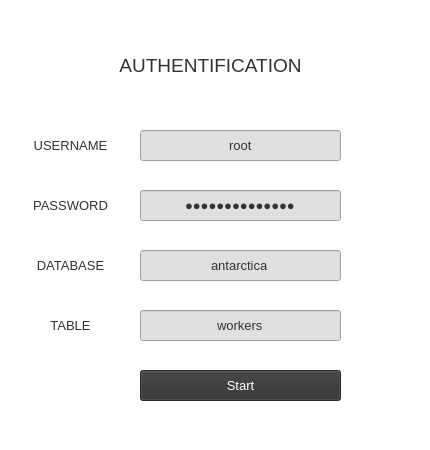
<?xml version="1.0" encoding="UTF-8"?>
<ui version="4.0">
 <class>Form</class>
 <widget class="QWidget" name="Form">
  <property name="geometry">
   <rect>
    <x>0</x>
    <y>0</y>
    <width>430</width>
    <height>450</height>
   </rect>
  </property>
  <property name="maximumSize">
   <size>
    <width>430</width>
    <height>450</height>
   </size>
  </property>
  <property name="font">
   <font>
    <pointsize>14</pointsize>
   </font>
  </property>
  <property name="windowTitle">
   <string>Form</string>
  </property>
  <property name="styleSheet">
   <string notr="true">background-color: rgb(255, 255, 255);</string>
  </property>
  <widget class="QLabel" name="label">
   <property name="geometry">
    <rect>
     <x>10</x>
     <y>50</y>
     <width>401</width>
     <height>31</height>
    </rect>
   </property>
   <property name="palette">
    <palette>
     <active>
      <colorrole role="WindowText">
       <brush brushstyle="SolidPattern">
        <color alpha="255">
         <red>50</red>
         <green>50</green>
         <blue>50</blue>
        </color>
       </brush>
      </colorrole>
      <colorrole role="Button">
       <brush brushstyle="SolidPattern">
        <color alpha="255">
         <red>255</red>
         <green>255</green>
         <blue>255</blue>
        </color>
       </brush>
      </colorrole>
      <colorrole role="Text">
       <brush brushstyle="SolidPattern">
        <color alpha="255">
         <red>50</red>
         <green>50</green>
         <blue>50</blue>
        </color>
       </brush>
      </colorrole>
      <colorrole role="ButtonText">
       <brush brushstyle="SolidPattern">
        <color alpha="255">
         <red>50</red>
         <green>50</green>
         <blue>50</blue>
        </color>
       </brush>
      </colorrole>
      <colorrole role="Base">
       <brush brushstyle="SolidPattern">
        <color alpha="255">
         <red>255</red>
         <green>255</green>
         <blue>255</blue>
        </color>
       </brush>
      </colorrole>
      <colorrole role="Window">
       <brush brushstyle="SolidPattern">
        <color alpha="255">
         <red>255</red>
         <green>255</green>
         <blue>255</blue>
        </color>
       </brush>
      </colorrole>
     </active>
     <inactive>
      <colorrole role="WindowText">
       <brush brushstyle="SolidPattern">
        <color alpha="255">
         <red>50</red>
         <green>50</green>
         <blue>50</blue>
        </color>
       </brush>
      </colorrole>
      <colorrole role="Button">
       <brush brushstyle="SolidPattern">
        <color alpha="255">
         <red>255</red>
         <green>255</green>
         <blue>255</blue>
        </color>
       </brush>
      </colorrole>
      <colorrole role="Text">
       <brush brushstyle="SolidPattern">
        <color alpha="255">
         <red>50</red>
         <green>50</green>
         <blue>50</blue>
        </color>
       </brush>
      </colorrole>
      <colorrole role="ButtonText">
       <brush brushstyle="SolidPattern">
        <color alpha="255">
         <red>50</red>
         <green>50</green>
         <blue>50</blue>
        </color>
       </brush>
      </colorrole>
      <colorrole role="Base">
       <brush brushstyle="SolidPattern">
        <color alpha="255">
         <red>255</red>
         <green>255</green>
         <blue>255</blue>
        </color>
       </brush>
      </colorrole>
      <colorrole role="Window">
       <brush brushstyle="SolidPattern">
        <color alpha="255">
         <red>255</red>
         <green>255</green>
         <blue>255</blue>
        </color>
       </brush>
      </colorrole>
     </inactive>
     <disabled>
      <colorrole role="WindowText">
       <brush brushstyle="SolidPattern">
        <color alpha="255">
         <red>50</red>
         <green>50</green>
         <blue>50</blue>
        </color>
       </brush>
      </colorrole>
      <colorrole role="Button">
       <brush brushstyle="SolidPattern">
        <color alpha="255">
         <red>255</red>
         <green>255</green>
         <blue>255</blue>
        </color>
       </brush>
      </colorrole>
      <colorrole role="Text">
       <brush brushstyle="SolidPattern">
        <color alpha="255">
         <red>50</red>
         <green>50</green>
         <blue>50</blue>
        </color>
       </brush>
      </colorrole>
      <colorrole role="ButtonText">
       <brush brushstyle="SolidPattern">
        <color alpha="255">
         <red>50</red>
         <green>50</green>
         <blue>50</blue>
        </color>
       </brush>
      </colorrole>
      <colorrole role="Base">
       <brush brushstyle="SolidPattern">
        <color alpha="255">
         <red>255</red>
         <green>255</green>
         <blue>255</blue>
        </color>
       </brush>
      </colorrole>
      <colorrole role="Window">
       <brush brushstyle="SolidPattern">
        <color alpha="255">
         <red>255</red>
         <green>255</green>
         <blue>255</blue>
        </color>
       </brush>
      </colorrole>
     </disabled>
    </palette>
   </property>
   <property name="font">
    <font>
     <family>MS Shell Dlg 2</family>
     <pointsize>14</pointsize>
     <weight>50</weight>
     <italic>false</italic>
     <bold>false</bold>
    </font>
   </property>
   <property name="styleSheet">
    <string notr="true">color: rgb(50, 50, 50);</string>
   </property>
   <property name="text">
    <string>AUTHENTIFICATION</string>
   </property>
   <property name="textFormat">
    <enum>Qt::PlainText</enum>
   </property>
   <property name="alignment">
    <set>Qt::AlignCenter</set>
   </property>
  </widget>
  <widget class="QLabel" name="label_username">
   <property name="geometry">
    <rect>
     <x>20</x>
     <y>130</y>
     <width>101</width>
     <height>31</height>
    </rect>
   </property>
   <property name="palette">
    <palette>
     <active>
      <colorrole role="WindowText">
       <brush brushstyle="SolidPattern">
        <color alpha="255">
         <red>50</red>
         <green>50</green>
         <blue>50</blue>
        </color>
       </brush>
      </colorrole>
      <colorrole role="Button">
       <brush brushstyle="SolidPattern">
        <color alpha="255">
         <red>255</red>
         <green>255</green>
         <blue>255</blue>
        </color>
       </brush>
      </colorrole>
      <colorrole role="Text">
       <brush brushstyle="SolidPattern">
        <color alpha="255">
         <red>50</red>
         <green>50</green>
         <blue>50</blue>
        </color>
       </brush>
      </colorrole>
      <colorrole role="ButtonText">
       <brush brushstyle="SolidPattern">
        <color alpha="255">
         <red>50</red>
         <green>50</green>
         <blue>50</blue>
        </color>
       </brush>
      </colorrole>
      <colorrole role="Base">
       <brush brushstyle="SolidPattern">
        <color alpha="255">
         <red>255</red>
         <green>255</green>
         <blue>255</blue>
        </color>
       </brush>
      </colorrole>
      <colorrole role="Window">
       <brush brushstyle="SolidPattern">
        <color alpha="255">
         <red>255</red>
         <green>255</green>
         <blue>255</blue>
        </color>
       </brush>
      </colorrole>
     </active>
     <inactive>
      <colorrole role="WindowText">
       <brush brushstyle="SolidPattern">
        <color alpha="255">
         <red>50</red>
         <green>50</green>
         <blue>50</blue>
        </color>
       </brush>
      </colorrole>
      <colorrole role="Button">
       <brush brushstyle="SolidPattern">
        <color alpha="255">
         <red>255</red>
         <green>255</green>
         <blue>255</blue>
        </color>
       </brush>
      </colorrole>
      <colorrole role="Text">
       <brush brushstyle="SolidPattern">
        <color alpha="255">
         <red>50</red>
         <green>50</green>
         <blue>50</blue>
        </color>
       </brush>
      </colorrole>
      <colorrole role="ButtonText">
       <brush brushstyle="SolidPattern">
        <color alpha="255">
         <red>50</red>
         <green>50</green>
         <blue>50</blue>
        </color>
       </brush>
      </colorrole>
      <colorrole role="Base">
       <brush brushstyle="SolidPattern">
        <color alpha="255">
         <red>255</red>
         <green>255</green>
         <blue>255</blue>
        </color>
       </brush>
      </colorrole>
      <colorrole role="Window">
       <brush brushstyle="SolidPattern">
        <color alpha="255">
         <red>255</red>
         <green>255</green>
         <blue>255</blue>
        </color>
       </brush>
      </colorrole>
     </inactive>
     <disabled>
      <colorrole role="WindowText">
       <brush brushstyle="SolidPattern">
        <color alpha="255">
         <red>50</red>
         <green>50</green>
         <blue>50</blue>
        </color>
       </brush>
      </colorrole>
      <colorrole role="Button">
       <brush brushstyle="SolidPattern">
        <color alpha="255">
         <red>255</red>
         <green>255</green>
         <blue>255</blue>
        </color>
       </brush>
      </colorrole>
      <colorrole role="Text">
       <brush brushstyle="SolidPattern">
        <color alpha="255">
         <red>50</red>
         <green>50</green>
         <blue>50</blue>
        </color>
       </brush>
      </colorrole>
      <colorrole role="ButtonText">
       <brush brushstyle="SolidPattern">
        <color alpha="255">
         <red>50</red>
         <green>50</green>
         <blue>50</blue>
        </color>
       </brush>
      </colorrole>
      <colorrole role="Base">
       <brush brushstyle="SolidPattern">
        <color alpha="255">
         <red>255</red>
         <green>255</green>
         <blue>255</blue>
        </color>
       </brush>
      </colorrole>
      <colorrole role="Window">
       <brush brushstyle="SolidPattern">
        <color alpha="255">
         <red>255</red>
         <green>255</green>
         <blue>255</blue>
        </color>
       </brush>
      </colorrole>
     </disabled>
    </palette>
   </property>
   <property name="font">
    <font>
     <family>MS Shell Dlg 2</family>
     <pointsize>10</pointsize>
     <weight>50</weight>
     <italic>false</italic>
     <bold>false</bold>
    </font>
   </property>
   <property name="styleSheet">
    <string notr="true">color: rgb(50,50,50)</string>
   </property>
   <property name="text">
    <string>USERNAME</string>
   </property>
   <property name="textFormat">
    <enum>Qt::PlainText</enum>
   </property>
   <property name="alignment">
    <set>Qt::AlignCenter</set>
   </property>
  </widget>
  <widget class="QLabel" name="label_psw">
   <property name="geometry">
    <rect>
     <x>20</x>
     <y>190</y>
     <width>101</width>
     <height>31</height>
    </rect>
   </property>
   <property name="palette">
    <palette>
     <active>
      <colorrole role="WindowText">
       <brush brushstyle="SolidPattern">
        <color alpha="255">
         <red>50</red>
         <green>50</green>
         <blue>50</blue>
        </color>
       </brush>
      </colorrole>
      <colorrole role="Button">
       <brush brushstyle="SolidPattern">
        <color alpha="255">
         <red>255</red>
         <green>255</green>
         <blue>255</blue>
        </color>
       </brush>
      </colorrole>
      <colorrole role="Text">
       <brush brushstyle="SolidPattern">
        <color alpha="255">
         <red>50</red>
         <green>50</green>
         <blue>50</blue>
        </color>
       </brush>
      </colorrole>
      <colorrole role="ButtonText">
       <brush brushstyle="SolidPattern">
        <color alpha="255">
         <red>50</red>
         <green>50</green>
         <blue>50</blue>
        </color>
       </brush>
      </colorrole>
      <colorrole role="Base">
       <brush brushstyle="SolidPattern">
        <color alpha="255">
         <red>255</red>
         <green>255</green>
         <blue>255</blue>
        </color>
       </brush>
      </colorrole>
      <colorrole role="Window">
       <brush brushstyle="SolidPattern">
        <color alpha="255">
         <red>255</red>
         <green>255</green>
         <blue>255</blue>
        </color>
       </brush>
      </colorrole>
     </active>
     <inactive>
      <colorrole role="WindowText">
       <brush brushstyle="SolidPattern">
        <color alpha="255">
         <red>50</red>
         <green>50</green>
         <blue>50</blue>
        </color>
       </brush>
      </colorrole>
      <colorrole role="Button">
       <brush brushstyle="SolidPattern">
        <color alpha="255">
         <red>255</red>
         <green>255</green>
         <blue>255</blue>
        </color>
       </brush>
      </colorrole>
      <colorrole role="Text">
       <brush brushstyle="SolidPattern">
        <color alpha="255">
         <red>50</red>
         <green>50</green>
         <blue>50</blue>
        </color>
       </brush>
      </colorrole>
      <colorrole role="ButtonText">
       <brush brushstyle="SolidPattern">
        <color alpha="255">
         <red>50</red>
         <green>50</green>
         <blue>50</blue>
        </color>
       </brush>
      </colorrole>
      <colorrole role="Base">
       <brush brushstyle="SolidPattern">
        <color alpha="255">
         <red>255</red>
         <green>255</green>
         <blue>255</blue>
        </color>
       </brush>
      </colorrole>
      <colorrole role="Window">
       <brush brushstyle="SolidPattern">
        <color alpha="255">
         <red>255</red>
         <green>255</green>
         <blue>255</blue>
        </color>
       </brush>
      </colorrole>
     </inactive>
     <disabled>
      <colorrole role="WindowText">
       <brush brushstyle="SolidPattern">
        <color alpha="255">
         <red>50</red>
         <green>50</green>
         <blue>50</blue>
        </color>
       </brush>
      </colorrole>
      <colorrole role="Button">
       <brush brushstyle="SolidPattern">
        <color alpha="255">
         <red>255</red>
         <green>255</green>
         <blue>255</blue>
        </color>
       </brush>
      </colorrole>
      <colorrole role="Text">
       <brush brushstyle="SolidPattern">
        <color alpha="255">
         <red>50</red>
         <green>50</green>
         <blue>50</blue>
        </color>
       </brush>
      </colorrole>
      <colorrole role="ButtonText">
       <brush brushstyle="SolidPattern">
        <color alpha="255">
         <red>50</red>
         <green>50</green>
         <blue>50</blue>
        </color>
       </brush>
      </colorrole>
      <colorrole role="Base">
       <brush brushstyle="SolidPattern">
        <color alpha="255">
         <red>255</red>
         <green>255</green>
         <blue>255</blue>
        </color>
       </brush>
      </colorrole>
      <colorrole role="Window">
       <brush brushstyle="SolidPattern">
        <color alpha="255">
         <red>255</red>
         <green>255</green>
         <blue>255</blue>
        </color>
       </brush>
      </colorrole>
     </disabled>
    </palette>
   </property>
   <property name="font">
    <font>
     <family>MS Shell Dlg 2</family>
     <pointsize>10</pointsize>
     <weight>50</weight>
     <italic>false</italic>
     <bold>false</bold>
    </font>
   </property>
   <property name="styleSheet">
    <string notr="true">color: rgb(50,50,50)</string>
   </property>
   <property name="text">
    <string>PASSWORD</string>
   </property>
   <property name="textFormat">
    <enum>Qt::PlainText</enum>
   </property>
   <property name="alignment">
    <set>Qt::AlignCenter</set>
   </property>
  </widget>
  <widget class="QLabel" name="label_dbname">
   <property name="geometry">
    <rect>
     <x>20</x>
     <y>250</y>
     <width>101</width>
     <height>31</height>
    </rect>
   </property>
   <property name="palette">
    <palette>
     <active>
      <colorrole role="WindowText">
       <brush brushstyle="SolidPattern">
        <color alpha="255">
         <red>50</red>
         <green>50</green>
         <blue>50</blue>
        </color>
       </brush>
      </colorrole>
      <colorrole role="Button">
       <brush brushstyle="SolidPattern">
        <color alpha="255">
         <red>255</red>
         <green>255</green>
         <blue>255</blue>
        </color>
       </brush>
      </colorrole>
      <colorrole role="Text">
       <brush brushstyle="SolidPattern">
        <color alpha="255">
         <red>50</red>
         <green>50</green>
         <blue>50</blue>
        </color>
       </brush>
      </colorrole>
      <colorrole role="ButtonText">
       <brush brushstyle="SolidPattern">
        <color alpha="255">
         <red>50</red>
         <green>50</green>
         <blue>50</blue>
        </color>
       </brush>
      </colorrole>
      <colorrole role="Base">
       <brush brushstyle="SolidPattern">
        <color alpha="255">
         <red>255</red>
         <green>255</green>
         <blue>255</blue>
        </color>
       </brush>
      </colorrole>
      <colorrole role="Window">
       <brush brushstyle="SolidPattern">
        <color alpha="255">
         <red>255</red>
         <green>255</green>
         <blue>255</blue>
        </color>
       </brush>
      </colorrole>
     </active>
     <inactive>
      <colorrole role="WindowText">
       <brush brushstyle="SolidPattern">
        <color alpha="255">
         <red>50</red>
         <green>50</green>
         <blue>50</blue>
        </color>
       </brush>
      </colorrole>
      <colorrole role="Button">
       <brush brushstyle="SolidPattern">
        <color alpha="255">
         <red>255</red>
         <green>255</green>
         <blue>255</blue>
        </color>
       </brush>
      </colorrole>
      <colorrole role="Text">
       <brush brushstyle="SolidPattern">
        <color alpha="255">
         <red>50</red>
         <green>50</green>
         <blue>50</blue>
        </color>
       </brush>
      </colorrole>
      <colorrole role="ButtonText">
       <brush brushstyle="SolidPattern">
        <color alpha="255">
         <red>50</red>
         <green>50</green>
         <blue>50</blue>
        </color>
       </brush>
      </colorrole>
      <colorrole role="Base">
       <brush brushstyle="SolidPattern">
        <color alpha="255">
         <red>255</red>
         <green>255</green>
         <blue>255</blue>
        </color>
       </brush>
      </colorrole>
      <colorrole role="Window">
       <brush brushstyle="SolidPattern">
        <color alpha="255">
         <red>255</red>
         <green>255</green>
         <blue>255</blue>
        </color>
       </brush>
      </colorrole>
     </inactive>
     <disabled>
      <colorrole role="WindowText">
       <brush brushstyle="SolidPattern">
        <color alpha="255">
         <red>50</red>
         <green>50</green>
         <blue>50</blue>
        </color>
       </brush>
      </colorrole>
      <colorrole role="Button">
       <brush brushstyle="SolidPattern">
        <color alpha="255">
         <red>255</red>
         <green>255</green>
         <blue>255</blue>
        </color>
       </brush>
      </colorrole>
      <colorrole role="Text">
       <brush brushstyle="SolidPattern">
        <color alpha="255">
         <red>50</red>
         <green>50</green>
         <blue>50</blue>
        </color>
       </brush>
      </colorrole>
      <colorrole role="ButtonText">
       <brush brushstyle="SolidPattern">
        <color alpha="255">
         <red>50</red>
         <green>50</green>
         <blue>50</blue>
        </color>
       </brush>
      </colorrole>
      <colorrole role="Base">
       <brush brushstyle="SolidPattern">
        <color alpha="255">
         <red>255</red>
         <green>255</green>
         <blue>255</blue>
        </color>
       </brush>
      </colorrole>
      <colorrole role="Window">
       <brush brushstyle="SolidPattern">
        <color alpha="255">
         <red>255</red>
         <green>255</green>
         <blue>255</blue>
        </color>
       </brush>
      </colorrole>
     </disabled>
    </palette>
   </property>
   <property name="font">
    <font>
     <family>MS Shell Dlg 2</family>
     <pointsize>10</pointsize>
     <weight>50</weight>
     <italic>false</italic>
     <bold>false</bold>
    </font>
   </property>
   <property name="styleSheet">
    <string notr="true">color: rgb(50,50,50)</string>
   </property>
   <property name="text">
    <string>DATABASE</string>
   </property>
   <property name="textFormat">
    <enum>Qt::PlainText</enum>
   </property>
   <property name="alignment">
    <set>Qt::AlignCenter</set>
   </property>
  </widget>
  <widget class="QLabel" name="label_tablename">
   <property name="geometry">
    <rect>
     <x>20</x>
     <y>310</y>
     <width>101</width>
     <height>31</height>
    </rect>
   </property>
   <property name="palette">
    <palette>
     <active>
      <colorrole role="WindowText">
       <brush brushstyle="SolidPattern">
        <color alpha="255">
         <red>50</red>
         <green>50</green>
         <blue>50</blue>
        </color>
       </brush>
      </colorrole>
      <colorrole role="Button">
       <brush brushstyle="SolidPattern">
        <color alpha="255">
         <red>255</red>
         <green>255</green>
         <blue>255</blue>
        </color>
       </brush>
      </colorrole>
      <colorrole role="Text">
       <brush brushstyle="SolidPattern">
        <color alpha="255">
         <red>50</red>
         <green>50</green>
         <blue>50</blue>
        </color>
       </brush>
      </colorrole>
      <colorrole role="ButtonText">
       <brush brushstyle="SolidPattern">
        <color alpha="255">
         <red>50</red>
         <green>50</green>
         <blue>50</blue>
        </color>
       </brush>
      </colorrole>
      <colorrole role="Base">
       <brush brushstyle="SolidPattern">
        <color alpha="255">
         <red>255</red>
         <green>255</green>
         <blue>255</blue>
        </color>
       </brush>
      </colorrole>
      <colorrole role="Window">
       <brush brushstyle="SolidPattern">
        <color alpha="255">
         <red>255</red>
         <green>255</green>
         <blue>255</blue>
        </color>
       </brush>
      </colorrole>
     </active>
     <inactive>
      <colorrole role="WindowText">
       <brush brushstyle="SolidPattern">
        <color alpha="255">
         <red>50</red>
         <green>50</green>
         <blue>50</blue>
        </color>
       </brush>
      </colorrole>
      <colorrole role="Button">
       <brush brushstyle="SolidPattern">
        <color alpha="255">
         <red>255</red>
         <green>255</green>
         <blue>255</blue>
        </color>
       </brush>
      </colorrole>
      <colorrole role="Text">
       <brush brushstyle="SolidPattern">
        <color alpha="255">
         <red>50</red>
         <green>50</green>
         <blue>50</blue>
        </color>
       </brush>
      </colorrole>
      <colorrole role="ButtonText">
       <brush brushstyle="SolidPattern">
        <color alpha="255">
         <red>50</red>
         <green>50</green>
         <blue>50</blue>
        </color>
       </brush>
      </colorrole>
      <colorrole role="Base">
       <brush brushstyle="SolidPattern">
        <color alpha="255">
         <red>255</red>
         <green>255</green>
         <blue>255</blue>
        </color>
       </brush>
      </colorrole>
      <colorrole role="Window">
       <brush brushstyle="SolidPattern">
        <color alpha="255">
         <red>255</red>
         <green>255</green>
         <blue>255</blue>
        </color>
       </brush>
      </colorrole>
     </inactive>
     <disabled>
      <colorrole role="WindowText">
       <brush brushstyle="SolidPattern">
        <color alpha="255">
         <red>50</red>
         <green>50</green>
         <blue>50</blue>
        </color>
       </brush>
      </colorrole>
      <colorrole role="Button">
       <brush brushstyle="SolidPattern">
        <color alpha="255">
         <red>255</red>
         <green>255</green>
         <blue>255</blue>
        </color>
       </brush>
      </colorrole>
      <colorrole role="Text">
       <brush brushstyle="SolidPattern">
        <color alpha="255">
         <red>50</red>
         <green>50</green>
         <blue>50</blue>
        </color>
       </brush>
      </colorrole>
      <colorrole role="ButtonText">
       <brush brushstyle="SolidPattern">
        <color alpha="255">
         <red>50</red>
         <green>50</green>
         <blue>50</blue>
        </color>
       </brush>
      </colorrole>
      <colorrole role="Base">
       <brush brushstyle="SolidPattern">
        <color alpha="255">
         <red>255</red>
         <green>255</green>
         <blue>255</blue>
        </color>
       </brush>
      </colorrole>
      <colorrole role="Window">
       <brush brushstyle="SolidPattern">
        <color alpha="255">
         <red>255</red>
         <green>255</green>
         <blue>255</blue>
        </color>
       </brush>
      </colorrole>
     </disabled>
    </palette>
   </property>
   <property name="font">
    <font>
     <family>MS Shell Dlg 2</family>
     <pointsize>10</pointsize>
     <weight>50</weight>
     <italic>false</italic>
     <bold>false</bold>
    </font>
   </property>
   <property name="styleSheet">
    <string notr="true">color: rgb(50,50,50)</string>
   </property>
   <property name="text">
    <string>TABLE</string>
   </property>
   <property name="textFormat">
    <enum>Qt::PlainText</enum>
   </property>
   <property name="alignment">
    <set>Qt::AlignCenter</set>
   </property>
  </widget>
  <widget class="QLineEdit" name="lineEdit_user">
   <property name="geometry">
    <rect>
     <x>140</x>
     <y>130</y>
     <width>201</width>
     <height>31</height>
    </rect>
   </property>
   <property name="font">
    <font>
     <pointsize>10</pointsize>
    </font>
   </property>
   <property name="styleSheet">
    <string notr="true">background-color: rgb(223, 223, 223);
color: rgb(50,50,50);</string>
   </property>
   <property name="text">
    <string>root</string>
   </property>
   <property name="echoMode">
    <enum>QLineEdit::Normal</enum>
   </property>
   <property name="alignment">
    <set>Qt::AlignCenter</set>
   </property>
  </widget>
  <widget class="QLineEdit" name="lineEdit_psw">
   <property name="geometry">
    <rect>
     <x>140</x>
     <y>190</y>
     <width>201</width>
     <height>31</height>
    </rect>
   </property>
   <property name="font">
    <font>
     <pointsize>10</pointsize>
    </font>
   </property>
   <property name="acceptDrops">
    <bool>true</bool>
   </property>
   <property name="styleSheet">
    <string notr="true">background-color: rgb(223, 223, 223);
color: rgb(50,50,50);</string>
   </property>
   <property name="inputMethodHints">
    <set>Qt::ImhHiddenText|Qt::ImhNoAutoUppercase|Qt::ImhNoPredictiveText|Qt::ImhSensitiveData</set>
   </property>
   <property name="inputMask">
    <string/>
   </property>
   <property name="text">
    <string>studyBDordie34</string>
   </property>
   <property name="echoMode">
    <enum>QLineEdit::Password</enum>
   </property>
   <property name="alignment">
    <set>Qt::AlignCenter</set>
   </property>
  </widget>
  <widget class="QLineEdit" name="lineEdit_dbname">
   <property name="geometry">
    <rect>
     <x>140</x>
     <y>250</y>
     <width>201</width>
     <height>31</height>
    </rect>
   </property>
   <property name="font">
    <font>
     <pointsize>10</pointsize>
    </font>
   </property>
   <property name="styleSheet">
    <string notr="true">background-color: rgb(223, 223, 223);
color: rgb(50,50,50);</string>
   </property>
   <property name="text">
    <string>antarctica</string>
   </property>
   <property name="alignment">
    <set>Qt::AlignCenter</set>
   </property>
  </widget>
  <widget class="QLineEdit" name="lineEdit_tablename">
   <property name="geometry">
    <rect>
     <x>140</x>
     <y>310</y>
     <width>201</width>
     <height>31</height>
    </rect>
   </property>
   <property name="font">
    <font>
     <pointsize>10</pointsize>
    </font>
   </property>
   <property name="styleSheet">
    <string notr="true">background-color: rgb(223, 223, 223);
color: rgb(50,50,50);</string>
   </property>
   <property name="text">
    <string>workers</string>
   </property>
   <property name="alignment">
    <set>Qt::AlignCenter</set>
   </property>
  </widget>
  <widget class="QPushButton" name="loginButton">
   <property name="geometry">
    <rect>
     <x>140</x>
     <y>370</y>
     <width>201</width>
     <height>31</height>
    </rect>
   </property>
   <property name="font">
    <font>
     <pointsize>10</pointsize>
    </font>
   </property>
   <property name="styleSheet">
    <string notr="true">color: rgb(255, 255, 255);
background-color: rgb(50, 50, 50);</string>
   </property>
   <property name="text">
    <string>Start</string>
   </property>
  </widget>
 </widget>
 <resources/>
 <connections/>
</ui>
